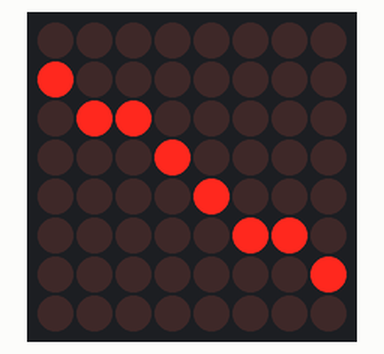
This sketch was run on a simulated Arduino Uno, built with avr-gcc and run on an emulated ATmega328P. Parts: 8×8 LED matrix.

Above: at 4.01 s.
At 4.66 s:
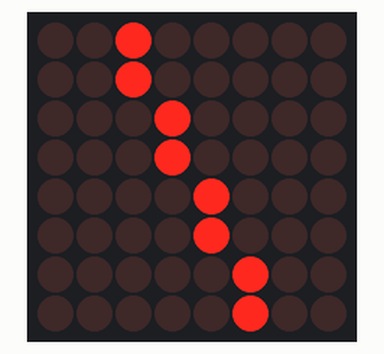
At 5.63 s:
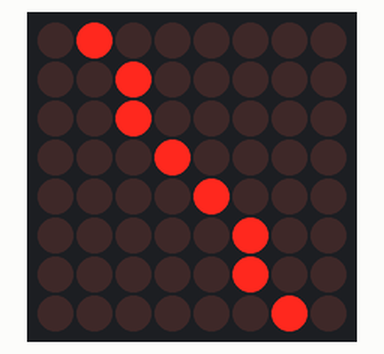
At 7.86 s:
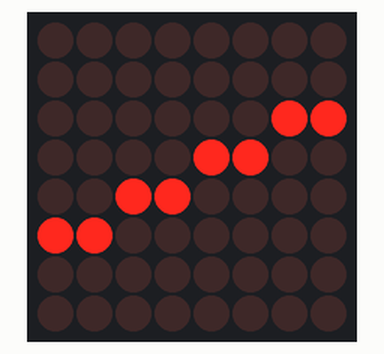
At 11.27 s:
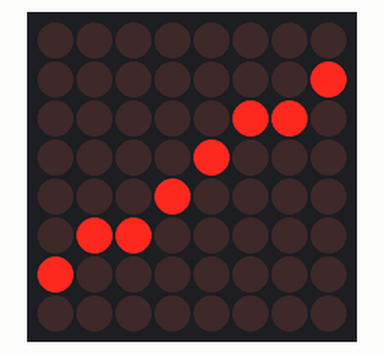
At 14.46 s:
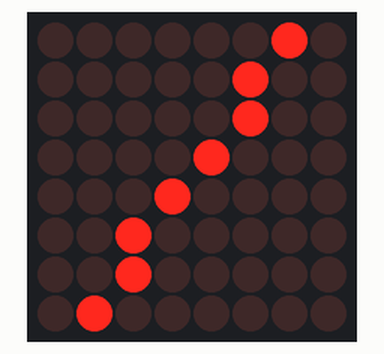

The sketch:

spin.ino
```cpp
#include <SPI.h>
#include <Adafruit_GFX.h>
#include <Max72xxPanel.h>

int pinCS = 10; // Attach CS to this pin, DIN to MOSI and CLK to SCK (cf http://arduino.cc/en/Reference/SPI )
int numberOfHorizontalDisplays = 1;
int numberOfVerticalDisplays = 1;

Max72xxPanel matrix = Max72xxPanel(pinCS, numberOfHorizontalDisplays, numberOfVerticalDisplays);

void setup() {
  matrix.setIntensity(15);

// Adjust to your own needs
//  matrix.setPosition(0, 0, 0); // The first display is at <0, 0>
//  matrix.setPosition(1, 1, 0); // The second display is at <1, 0>
//  matrix.setPosition(2, 2, 0); // The third display is at <2, 0>
//  matrix.setPosition(3, 3, 0); // And the last display is at <3, 0>
//  ...
//  matrix.setRotation(0, 2);    // The first display is position upside down
//  matrix.setRotation(3, 2);    // The same hold for the last display
}

int wait = 50;
int inc = -2;

void loop() {

  for ( int x = 0; x < matrix.width() - 1; x++ ) {
    matrix.fillScreen(LOW);
    matrix.drawLine(x, 0, matrix.width() - 1 - x, matrix.height() - 1, HIGH);
    matrix.write(); // Send bitmap to display
    delay(wait);
  }

  for ( int y = 0; y < matrix.height() - 1; y++ ) {
    matrix.fillScreen(LOW);
    matrix.drawLine(matrix.width() - 1, y, 0, matrix.height() - 1 - y, HIGH);
    matrix.write(); // Send bitmap to display
    delay(wait);
  }

  wait = wait + inc;
  if ( wait == 0 ) inc = 2;
  if ( wait == 50 ) inc = -2;
}
```

Measured:
- by itself, everything shown: repeats every 18.3 s, in 189 steps
